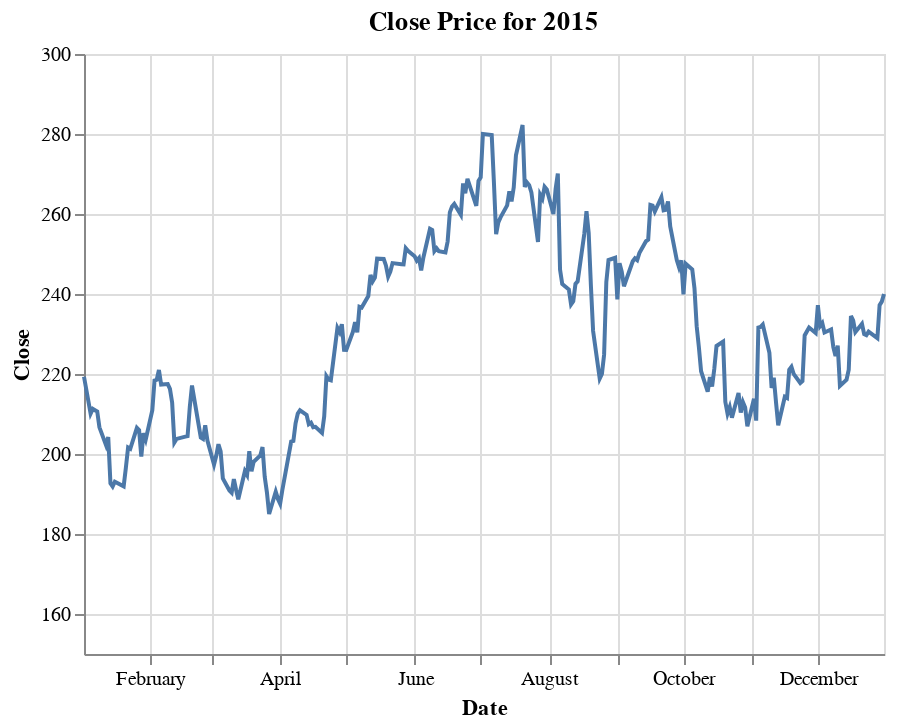

Notebook source saved alongside this figure:
### Code cell
# visualize the close price for 2015
c_true=alt.Chart(df_test).mark_line().encode(
    x="Date",
    y=alt.Y("Close", scale=alt.Scale(domain = [150,300])),
    tooltip=["Date","Close"]
)
c_true.properties(title = "Close Price for 2015")

### Figure 1 — Vega-Lite specification as saved in the notebook (floating-point values rounded to 4 significant figures; data arrays with more than 128 entries replaced by an {"elided": "..."} marker saying what was removed)
{"config": {"view": {"continuousWidth": 400, "continuousHeight": 300}}, "data": {"name": "data-e3d9701df7f00646940a61c6801c562c"}, "mark": "line", "encoding": {"tooltip": [{"type": "temporal", "field": "Date"}, {"type": "quantitative", "field": "Close"}], "x": {"type": "temporal", "field": "Date"}, "y": {"type": "quantitative", "field": "Close", "scale": {"domain": [150, 300]}}}, "title": "Close Price for 2015", "$schema": "https://vega.github.io/schema/vega-lite/v4.8.1.json", "datasets": {"data-e3d9701df7f00646940a61c6801c562c": {"elided": "252 records"}}}
